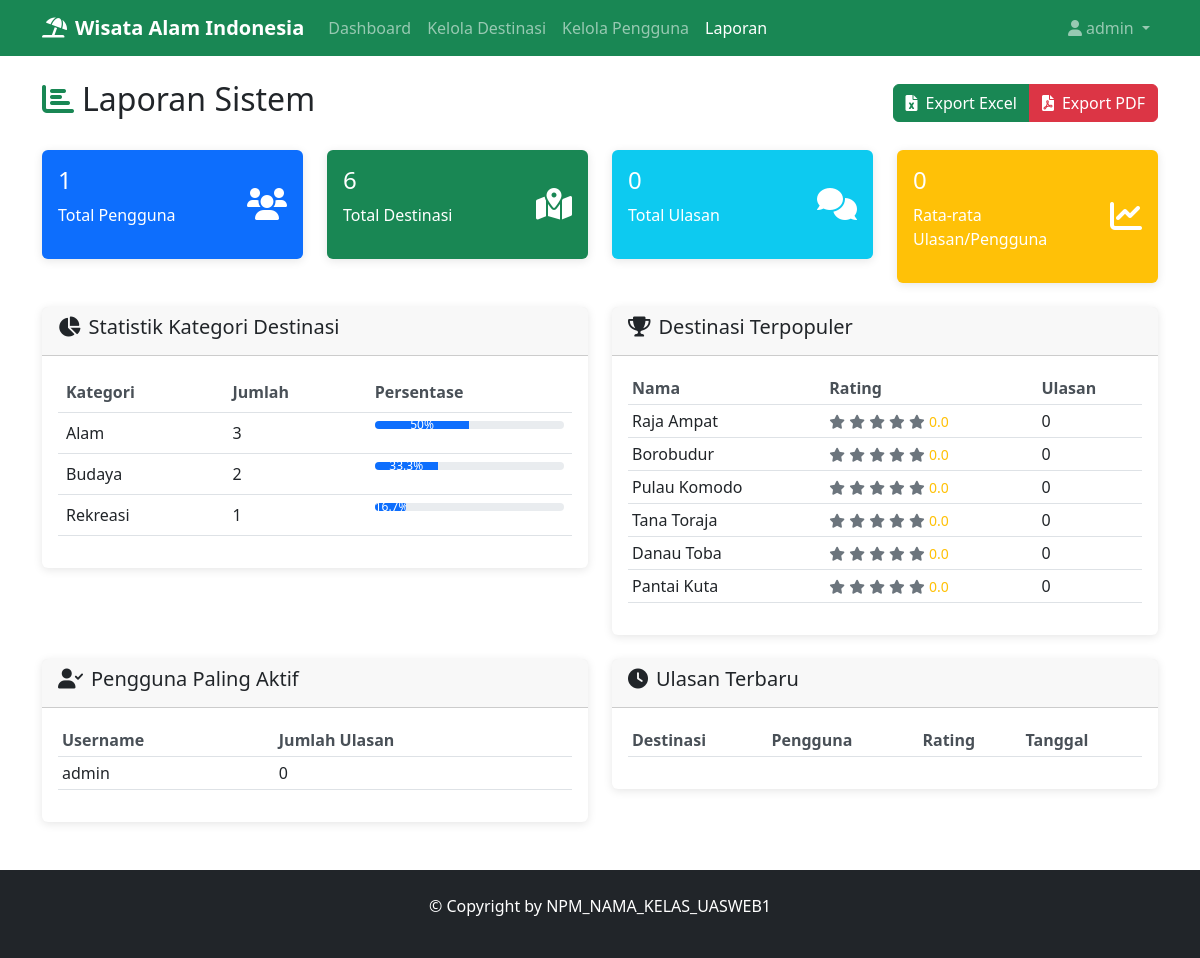
Screenshot of /admin/reports.php (signed in) with the database file from the repository.
### tables this page shows
CREATE TABLE destinations (
    id INT AUTO_INCREMENT PRIMARY KEY,
    name VARCHAR(255) NOT NULL,
    description TEXT,
    location VARCHAR(255),
    province VARCHAR(100),
    category ENUM('alam', 'budaya', 'sejarah', 'rekreasi') DEFAULT 'alam',
    image_url VARCHAR(255),
    rating_avg DECIMAL(3,2) DEFAULT 0.00,
    review_count INT DEFAULT 0,
    created_at TIMESTAMP DEFAULT CURRENT_TIMESTAMP,
    updated_at TIMESTAMP DEFAULT CURRENT_TIMESTAMP ON UPDATE CURRENT_TIMESTAMP
);

### admin/reports.php (the view, shortened to what this page needs)
<?php
require_once '../config.php';
$stmt = $conn->prepare("SELECT COUNT(*) as total FROM users");
$stmt->execute();
$total_users = $stmt->fetch()['total'];
$stmt = $conn->prepare("SELECT COUNT(*) as total FROM destinations");
$stmt->execute();
$total_destinations = $stmt->fetch()['total'];
$stmt = $conn->prepare("SELECT COUNT(*) as total FROM reviews");
$stmt->execute();
$total_reviews = $stmt->fetch()['total'];
$stmt = $conn->prepare("SELECT category, COUNT(*) as count FROM destinations GROUP BY category");
$stmt->execute();
$category_stats = $stmt->fetchAll();
$stmt = $conn->prepare("SELECT * FROM destinations ORDER BY rating_avg DESC LIMIT 10");
$stmt->execute();
$top_destinations = $stmt->fetchAll();
$stmt = $conn->prepare("SELECT u.username, COUNT(r.id) as review_count FROM users u LEFT JOIN reviews r ON u.id = r.user_id GROUP BY u.id ORDER BY review_count DESC LIMIT 10");
$stmt->execute();
$active_users = $stmt->fetchAll();
?>
<!DOCTYPE html>
<html lang="id">
<head>
    <link href="https://cdn.jsdelivr.net/npm/bootstrap@5.3.0/dist/css/bootstrap.min.css" rel="stylesheet">
    <link href="https://cdnjs.cloudflare.com/ajax/libs/font-awesome/6.0.0/css/all.min.css" rel="stylesheet">
    <link href="../assets/css/style.css" rel="stylesheet">
</head>
<body>
    <nav class="navbar navbar-expand-lg navbar-dark bg-success sticky-top">
        <div class="container">
            <a class="navbar-brand" href="../index.php">
                <i class="fas fa-umbrella-beach me-2"></i><?php echo APP_NAME; ?>
            </a>
            <div class="collapse navbar-collapse" id="navbarNav">
                <ul class="navbar-nav me-auto">
                    <li class="nav-item">
                        <a class="nav-link" href="../dashboard.php">Dashboard</a>
                    </li>
                    <li class="nav-item">
                        <a class="nav-link" href="manage_destinations.php">Kelola Destinasi</a>
                    </li>
                    <li class="nav-item">
                        <a class="nav-link" href="manage_users.php">Kelola Pengguna</a></li>
                    <li class="nav-item">
                        <a class="nav-link active" href="reports.php">Laporan</a>
                    </li>
                </ul>
                <ul class="navbar-nav">
                    <li class="nav-item dropdown">
                        <a class="nav-link dropdown-toggle" href="#" role="button" data-bs-toggle="dropdown">
                            <i class="fas fa-user me-1"></i><?php echo $_SESSION['username']; ?>
                        </a>
                    </li>
                </ul>
            </div>
        </div>
    </nav>
    <div class="container mt-4">
        <div class="d-flex justify-content-between align-items-center mb-4">
            <h2><i class="fas fa-chart-bar text-success me-2"></i>Laporan Sistem</h2>
            <div class="btn-group">
                <a href="?export=excel" class="btn btn-success">
                    <i class="fas fa-file-excel me-2"></i>Export Excel
                </a>
                <a href="?export=pdf" class="btn btn-danger">
                    <i class="fas fa-file-pdf me-2"></i>Export PDF
                </a>
            </div>
        </div>
        <div class="row mb-4">
            <div class="col-md-3">
                <div class="card bg-primary text-white">
                    <div class="card-body">
                        <div class="d-flex justify-content-between">
                            <div>
                                <h4><?php echo $total_users; ?></h4>
                                <p>Total Pengguna</p>
                            </div>
                            <div class="align-self-center">
                                <i class="fas fa-users fa-2x"></i>
                            </div>
                        </div>
                    </div>
                </div>
            </div>
            <div class="col-md-3">
                <div class="card bg-success text-white">
                    <div class="card-body">
                        <div class="d-flex justify-content-between">
                            <div>
                                <h4><?php echo $total_destinations; ?></h4>
                                <p>Total Destinasi</p>
                            </div>
                            <div class="align-self-center">
                                <i class="fas fa-map-marked-alt fa-2x"></i>
                            </div>
                        </div>
                    </div>
                </div>
            </div>
            <div class="col-md-3">
                <div class="card bg-info text-white">
                    <div class="card-body">
                        <div class="d-flex justify-content-between">
                            <div>
                                <h4><?php echo $total_reviews; ?></h4>
                                <p>Total Ulasan</p>
                            </div>
                            <div class="align-self-center">
                                <i class="fas fa-comments fa-2x"></i>
                            </div>
                        </div>
                    </div>
                </div>
            </div>
            <div class="col-md-3">
                <div class="card bg-warning text-white">
                    <div class="card-body">
                        <div class="d-flex justify-content-between">
                            <div>
                                <h4><?php echo $total_reviews > 0 ? round($total_reviews / $total_users, 1) : 0; ?></h4>
                                <p>Rata-rata Ulasan/Pengguna</p>
                            </div>
                            <div class="align-self-center">
                                <i class="fas fa-chart-line fa-2x"></i>
                            </div>
                        </div>
                    </div>
                </div>
            </div>
        </div>
        <div class="row mb-4">
            <div class="col-md-6">
                <div class="card">
                    <div class="card-header">
                        <h5><i class="fas fa-chart-pie me-2"></i>Statistik Kategori Destinasi</h5>
                    </div>
                    <div class="card-body">
                        <table class="table">
                            <thead>
                                <tr>
                                    <th>Kategori</th>
                                    <th>Jumlah</th>
                                    <th>Persentase</th>
                                </tr>
                            </thead>
                            <tbody>
                                <?php foreach ($category_stats as $stat): ?>
                                    <tr>
                                        <td><?php echo ucfirst($stat['category']); ?></td>
                                        <td><?php echo $stat['count']; ?></td>
                                        <td>
                                            <div class="progress">
                                                <div class="progress-bar" role="progressbar" style="width: <?php echo ($stat['count'] / $total_destinations) * 100; ?>%">
                                                    <?php echo round(($stat['count'] / $total_destinations) * 100, 1); ?>%
                                                </div>
                                            </div>
                                        </td>
                                    </tr>
                                <?php endforeach; ?>
                            </tbody>
                        </table>
                    </div>
                </div>
            </div>
            <div class="col-md-6">
                <div class="card">
                    <div class="card-header">
                        <h5><i class="fas fa-trophy me-2"></i>Destinasi Terpopuler</h5>
                    </div>
                    <div class="card-body">
                        <div class="table-responsive">
                            <table class="table table-sm">
                                <thead>
                                    <tr>
                                        <th>Nama</th>
                                        <th>Rating</th>
                                        <th>Ulasan</th>
                                    </tr>
                                </thead>
                                <tbody>
                                    <?php foreach ($top_destinations as $dest): ?>
                                        <tr>
                                            <td><?php echo $dest['name']; ?></td>
                                            <td>
                                                <div class="rating">
                                                    <?php for ($i = 1; $i <= 5; $i++): ?>
                                                        <i class="fas fa-star <?php echo $i <= $dest['rating_avg'] ? 'text-warning' : 'text-secondary'; ?> small"></i>
                                                    <?php endfor; ?>
                                                    <small><?php echo number_format($dest['rating_avg'], 1); ?></small>
                                                </div>
                                            </td>
                                            <td><?php echo $dest['review_count']; ?></td>
                                        </tr>
                                    <?php endforeach; ?>
                                </tbody>
                            </table>
                        </div>
                    </div>
                </div>
            </div>
        </div>
        <div class="row mb-4">
            <div class="col-md-6">
                <div class="card">
                    <div class="card-header">
                        <h5><i class="fas fa-user-check me-2"></i>Pengguna Paling Aktif</h5>
                    </div>
                    <div class="card-body">
                        <div class="table-responsive">
                            <table class="table table-sm">
                                <thead>
                                    <tr>
                                        <th>Username</th>
                                        <th>Jumlah Ulasan</th>
                                    </tr>
                                </thead>
                                <tbody>
                                    <?php foreach ($active_users as $user): ?>
                                        <tr>
                                            <td><?php echo $user['username']; ?></td>
                                            <td><?php echo $user['review_count']; ?></td>
                                        </tr>
                                    <?php endforeach; ?>
                                </tbody>
                            </table>
                        </div>
                    </div>
                </div>
            </div>
            <div class="col-md-6">
                <div class="card">
                    <div class="card-header">
                        <h5><i class="fas fa-clock me-2"></i>Ulasan Terbaru</h5>
                    </div>
                    <div class="card-body">
                        <div class="table-responsive">
                            <table class="table table-sm">
                                <thead>
                                    <tr>
                                        <th>Destinasi</th>
                                        <th>Pengguna</th>
                                        <th>Rating</th>
                                        <th>Tanggal</th>
                                    </tr>
                                </thead>
                            </table>
                        </div>
                    </div>
                </div>
            </div>
        </div>
    </div>
    <footer class="bg-dark text-white py-4 mt-5">
        <div class="container text-center">
            <p>&copy; Copyright by NPM_NAMA_KELAS_UASWEB1</p>
        </div>
    </footer>
</body>
</html>

### assets/css/style.css (style rules this page uses)
.rating { color: #ffc107; }
.rating .small { font-size: 0.875rem; }
.navbar-brand { font-weight: bold; }
.card { border: none; box-shadow: 0 2px 10px rgba(0,0,0,0.1); transition: box-shadow 0.3s ease; }
.btn { border-radius: 0.375rem; font-weight: 500; transition: all 0.3s ease; }
footer { margin-top: auto; }
.table th { border-top: none; font-weight: 600; color: #495057; }
.progress { height: 0.5rem; }

### rows the page displays
destinations: name "Raja Ampat", rating_avg "0.0", review_count "0"
destinations: name "Borobudur", rating_avg "0.0", review_count "0"
destinations: name "Pulau Komodo", rating_avg "0.0", review_count "0"
destinations: name "Tana Toraja", rating_avg "0.0", review_count "0"
destinations: name "Danau Toba", rating_avg "0.0", review_count "0"
destinations: name "Pantai Kuta", rating_avg "0.0", review_count "0"

### other values shown
APP_NAME "Wisata Alam Indonesia"
$_SESSION['username'] "admin"
$total_users "1"
$total_destinations "6"
$total_reviews "0"
$stat['category'] "Alam"
$stat['count'] "3"
$stat['category'] "Budaya"
$stat['count'] "2"
$stat['category'] "Rekreasi"
$stat['count'] "1"
$user['username'] "admin"
$user['review_count'] "0"
